Frame 1 (no input): blank canvas, image omitted
Frame 60 (no input): blank canvas, image omitted
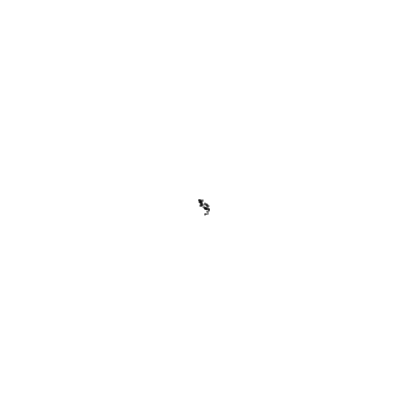
Frame 120 (the mouse pressed at the canvas centre since frame 60)

The p5.js sketch whose frames 1 and 60 were blank and that drew this single picture after the mouse press (run headless with seeded random() and noise() and a simulated clock; from frame 60 on, the mouse is pressed at the canvas centre):

// p5.js sketch
// ── sketch.js
class Walker {
  constructor() {
    this.x = width/2;
    this.y = height/2;
  }
  
  show(){
    stroke(0);
    point(this.x, this.y)
  }
  
  step(){
    let choice = floor(random(10));
    if (choice < 3){
      this.x++;
    } else if (choice < 6){
      this.y++;
    } else if (choice < 8) {
      this.x--;
    } else {
      this.y--;
    }
  }
}

let walker;

function setup() {
  createCanvas(400, 400);
  walker = new Walker();
  background(255);
}

function draw() {
  walker.step()
  walker.show()
}
